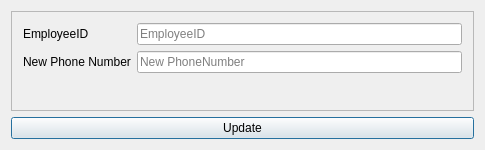
<?xml version="1.0" encoding="UTF-8"?>
<ui version="4.0">
 <class>UpdateEmpPhoneNumDialog</class>
 <widget class="QDialog" name="UpdateEmpPhoneNumDialog">
  <property name="geometry">
   <rect>
    <x>0</x>
    <y>0</y>
    <width>485</width>
    <height>150</height>
   </rect>
  </property>
  <property name="windowTitle">
   <string>UpdateEmpPhoneNumDialog</string>
  </property>
  <layout class="QGridLayout" name="gridLayout">
   <item row="0" column="0">
    <widget class="QFrame" name="frame">
     <property name="frameShape">
      <enum>QFrame::StyledPanel</enum>
     </property>
     <property name="frameShadow">
      <enum>QFrame::Raised</enum>
     </property>
     <layout class="QFormLayout" name="formLayout">
      <item row="2" column="0">
       <widget class="QLabel" name="label">
        <property name="text">
         <string>EmployeeID</string>
        </property>
       </widget>
      </item>
      <item row="2" column="1">
       <widget class="QLineEdit" name="empPhoneULineEdit">
        <property name="placeholderText">
         <string>EmployeeID</string>
        </property>
       </widget>
      </item>
      <item row="3" column="0">
       <widget class="QLabel" name="label_2">
        <property name="text">
         <string>New Phone Number</string>
        </property>
       </widget>
      </item>
      <item row="3" column="1">
       <widget class="QLineEdit" name="newEmpPhoneULineEdit">
        <property name="placeholderText">
         <string>New PhoneNumber</string>
        </property>
       </widget>
      </item>
     </layout>
    </widget>
   </item>
   <item row="1" column="0">
    <widget class="QPushButton" name="empPhoneNumUPButton">
     <property name="text">
      <string>Update</string>
     </property>
    </widget>
   </item>
  </layout>
 </widget>
 <layoutdefault spacing="6" margin="11"/>
 <resources/>
 <connections/>
</ui>
